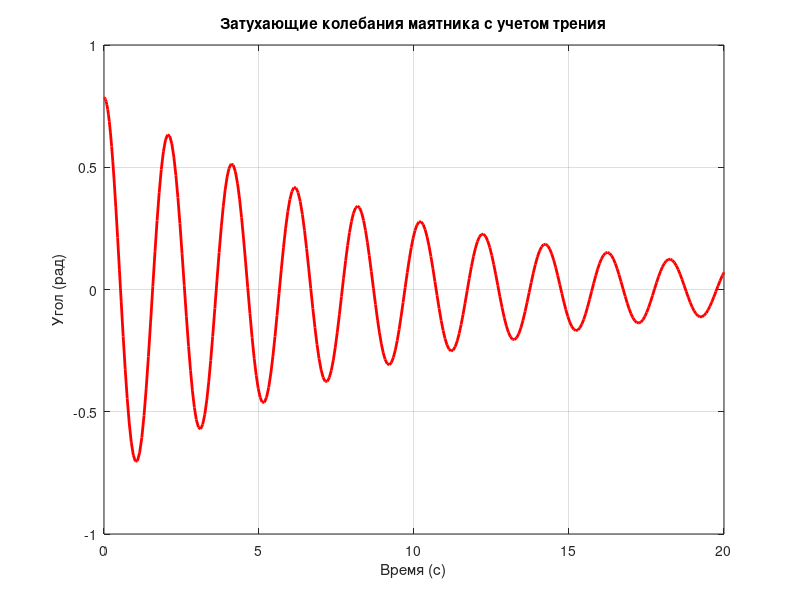
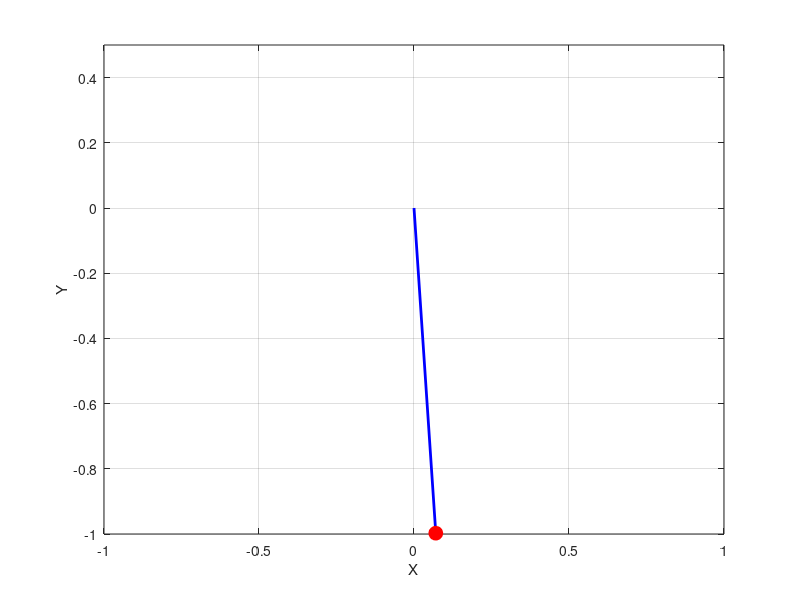

The MATLAB source for these figures, in order:
clc; clear; close all;

function dydt = dampedPendulum(t, y)
    g = 9.81;   % Ускорение свободного падения
    L = 1;      % Длина маятника
    b = 0.2;    % Коэффициент трения (сопротивление воздуха)
    
    dydt = [y(2);                % dy1/dt = угловая скорость
            -g/L * sin(y(1)) - b * y(2)];  % dy2/dt = угловое ускорение с учетом трения
end

% Начальные условия
theta0 = pi/4;   % Начальный угол (в радианах)
omega0 = 0;      % Начальная угловая скорость
L = 1; 
% Время моделирования
tspan = [0 20];  % Время от 0 до 20 секунд

% Решение системы
[t, y] = ode45(@dampedPendulum, tspan, [theta0, omega0]);

% Построение графика угла отклонения от времени
figure;
plot(t, y(:,1), 'r', 'LineWidth', 2);
xlabel('Время (с)');
ylabel('Угол (рад)');
title('Затухающие колебания маятника с учетом трения');
grid on;

% Анимация маятника
figure;
for i = 1:length(t)
    clf;  % Очистка текущего графика
    x = L * sin(y(i,1));        % Координата x
    y_pos = -L * cos(y(i,1));   % Координата y
    
    plot([0, x], [0, y_pos], 'b-', 'LineWidth', 2);  % Строка, представляющая маятник
    hold on;
    plot(x, y_pos, 'ro', 'MarkerSize', 10, 'MarkerFaceColor', 'r');  % Точка (груз)
    axis([-L L -L 0.5]);  % Ограничения на оси
    xlabel('X');
    ylabel('Y');
    grid on;
    pause(0.05);  % Пауза для анимации
end
